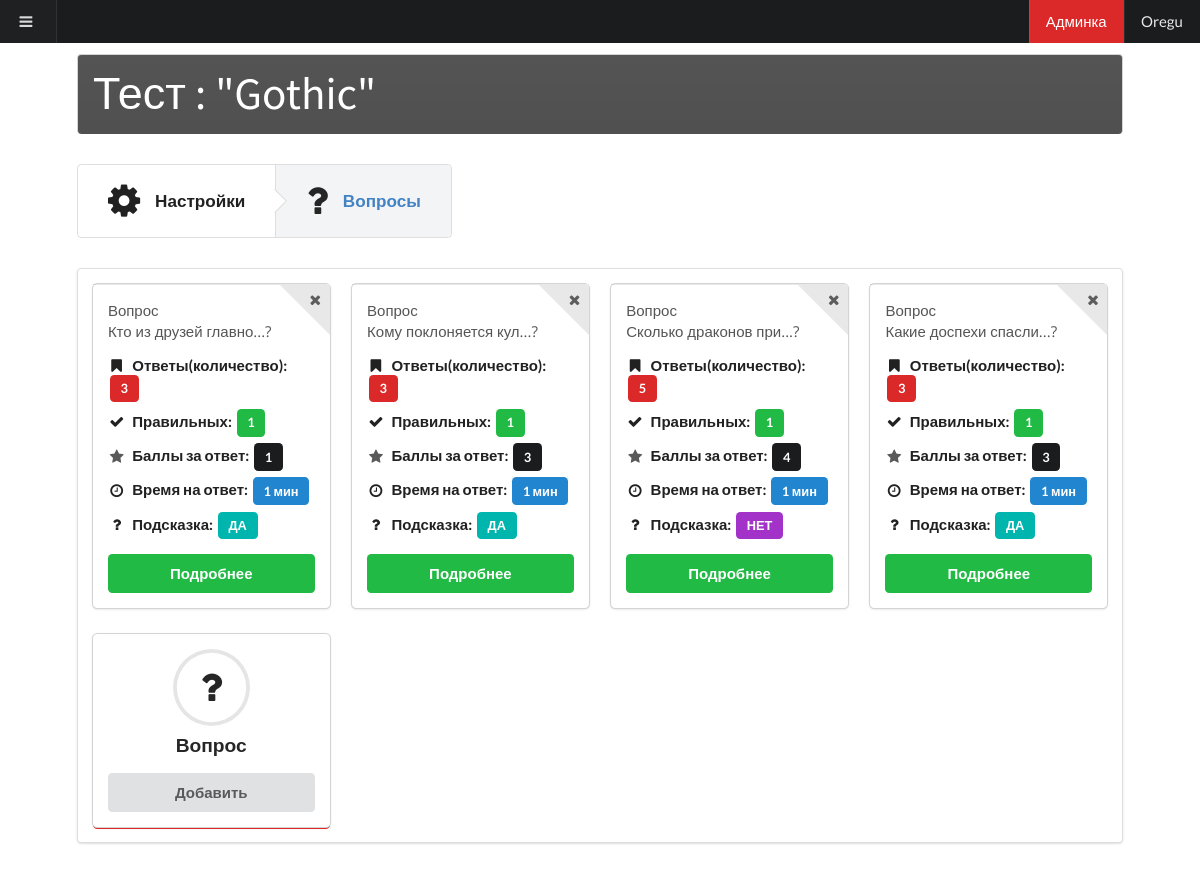
Screenshot of /constructor/test/1/questions/ (signed in) with the database file from the repository.
### constructor/models.py (models this page shows, shortened)
class Test(models.Model):
	title = models.CharField(max_length=200)
	description = models.TextField(blank=True)
	helps = models.BooleanField(default=False)
	time_completion = models.BooleanField(default=False)
	public_access = models.BooleanField(default=False)
	creator = models.ForeignKey(User)
	category = models.ForeignKey(Category, blank=True, null=True)
	questions_count = models.IntegerField(blank=True, null=True)
	date = models.DateTimeField(auto_now=True)
	two_mark = models.IntegerField()
	three_mark = models.IntegerField()
	four_mark = models.IntegerField()

class Query(models.Model):
	text = models.TextField()
	test = models.ForeignKey(Test)
	help = models.TextField(blank=True)
	time = models.IntegerField(default=5)
	point = models.IntegerField(default=1)

### constructor/views.py (the view)
@csrf_exempt
def queries_test(request, id):
	sign_in = check_sign_in(request)
	test = get_object_or_404(Test, id=id)
	if test.creator == auth.get_user(request):
		queries = map(get_answers, Query.objects.filter(test = test))
		return render_to_response('test/queries.html', {'login': sign_in, 'test': test, 'queries': queries})
	else:
		raise Http404('Вы не являетесь создателем данного теста!')

### constructor/views.py (called while the page is built)
def get_answers(query):
	answers = Answer.objects.filter(query=query)
	result = {
		'query': query,
		'answers': {
			'all': len(answers),
			'correct': len(list(filter(lambda answer: answer.correct, answers)))
		}
	}
	return result

### testsConstructor/helpers.py (called while the page is built)
def check_sign_in(request):
	if auth.get_user(request):
		result = auth.get_user(request)
	else:
		result = False
	return result

### constructor/templates/test/queries.html (shortened to what this page needs)
{% extends 'main.html' %}
{% block content %}
	<div class="ui grid">
		<div class="one wide column"></div>
		<div class="fourteen wide column">
			<h1 class="ui inverted black block header">
				Тест : "{{test.title}}"
			</h1>
			<div class="ui steps" data-testID = "{{test.id}}" id = 'settings'>
				<a class="ui step">
					<i class="setting icon"></i>
					<div class="content">
						<div class="title">
							Настройки
						</div>
					</div>
				</a>
				<a class="ui active step">
					<i class="help icon"></i>
					<div class="content">
						<div class="title">
							Вопросы
						</div>
					</div>
				</a>
			</div>
			<div class="ui segment">
				<div class="ui four cards">
				{% for item in queries %}
					<div class="card">
						<div class="image">
							<a class="like ui corner label" data-id = "{{item.query.id}}">
								<i class="remove icon"></i>
							</a>
						</div>
						<div class="content">
							<div class="name">
								Вопрос
							</div>
							{{item.query.text|slice:":20"}}...?
							{% include 'test/query_items.html' %}
							<a href = "edit/{{item.query.id}}/" class="ui button green fluid">
								Подробнее
							</a>
						</div>
					</div>
				{% endfor %}
				<div class="red card">
					<div class="content">
						<div class="ui icon center aligned header">
							<i class="circular question icon"></i>Вопрос
						</div>
						<a href="add/" class="ui button fluid">Добавить</a>
					</div>
				</div>
				</div>
			</div>
		</div>
		<div class="one wide column"></div>
	</div>
{% endblock %}

### templates/includes/header.html (shortened to what this page needs)
<div class="ui top inverted fixed menu">
  <a class="item" id ="show_sidebar">
    <i class="sidebar icon"></i>
  </a>
  <div class="right menu">
    {% if login.is_superuser or login.is_staff %}
    <a class="item active red" href = "/admin/">
      Админка
    </a>
    {%endif%}
    {% if login.is_authenticated %}
    <a class="item" href = "/profile/{{login.username}}/">{{login.username}}</a>
    {% else %}
    <a class="item" href = "/auth/login/">Вход</a>
    {% endif %}
  </div>
</div>

### constructor/templates/test/query_items.html
<div class = 'ui animated list'>
	<div class="item">
		<div class="content">
			<div class="header">
				<i class="bookmark empty icon"></i>
				Ответы(количество):
				<a class = 'ui red label'>{{item.answers.all}}</a>
			</div>
		</div>
	</div>
	<div class="item">
		<div class="content">
			<div class="header">
				<i class="checkmark sign icon"></i>
				Правильных:
				<a class = 'ui green label'>{{item.answers.correct}}</a>
			</div>
		</div>
	</div>
	<div class="item">
		<div class="content">
			<div class="header">
				<i class="star icon"></i>
				Баллы за ответ:
				<a class = 'ui black label'>{{item.query.point}}</a>
			</div>
		</div>
	</div>
	<div class="item">
		<div class="content">
			<div class="header">
				<i class="time icon"></i>
				Время на ответ:
				<a class = 'ui blue label'>{{item.query.time}} мин</a>
			</div>
		</div>
	</div>
	<div class="item">
		<div class="content">
			<div class="header">
				<i class="help icon"></i>
				Подсказка:
				{% if item.query.help %}
				<a class = 'ui teal label'>ДА</a>
				{% else %}
				<a class = 'ui purple label'>НЕТ</a>
				{% endif %}
			</div>
		</div>
	</div>
</div>

### static/css/main.css (style rules this page uses)
html, body { font-size: 15px; height: 100%; }
body { font-family: "Open Sans", "Helvetica Neue", "Helvetica", "Arial", sans-serif; background: #FFFFFF; margin: 0px; padding: 0px; color: #555555; text-rendering: optimizeLegibility; min-width: 320px; }
.ui.header { font-family: 'Source Sans Pro', "Helvetica Neue", "Helvetica", "Arial", sans-serif; }
.ui.header, h1, h2 { font-weight: normal !important; }
h1.ui.header { font-size: 3em; }
h4.ui.header, h5.ui.header, .ui.icon.header { font-weight: bold !important; }

### rows the page displays
Test: title "Gothic"
Query: query.text "Кто из друзей главно", answers.all "3", answers.correct "1", query.point "1", query.time "1", shows "ДА"
Query: query.text "Кому поклоняется кул", answers.all "3", answers.correct "1", query.point "3", query.time "1", shows "ДА"
Query: query.text "Сколько драконов при", answers.all "5", answers.correct "1", query.point "4", query.time "1", help "НЕТ"
Query: query.text "Какие доспехи спасли", answers.all "3", answers.correct "1", query.point "3", query.time "1", shows "ДА"

### other values shown
{{ login.username }} "Oregu"
